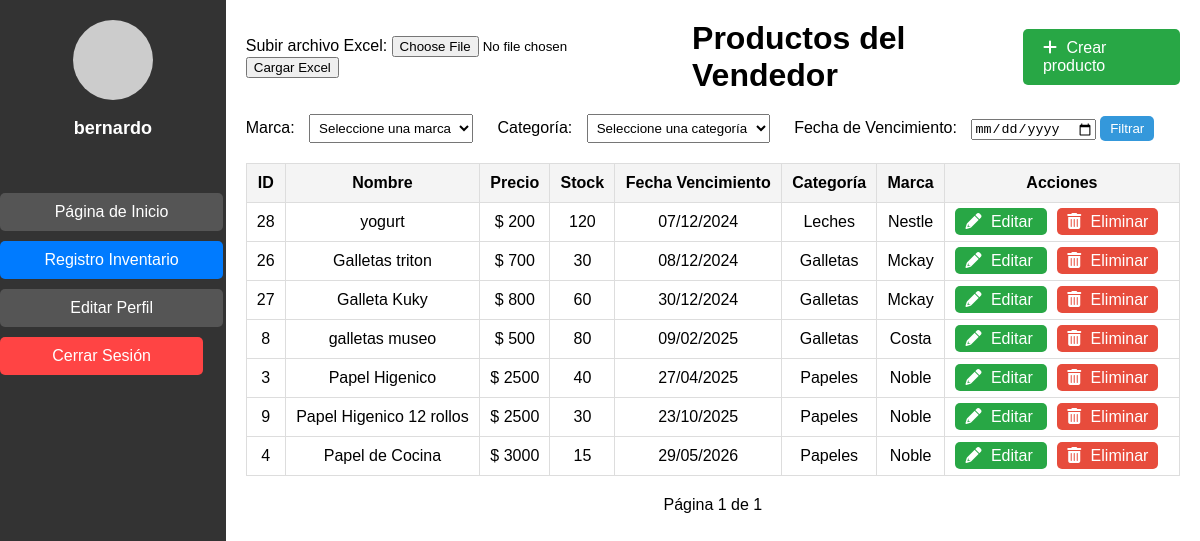
Page /vendedor/ (signed in) on the earlier database version.
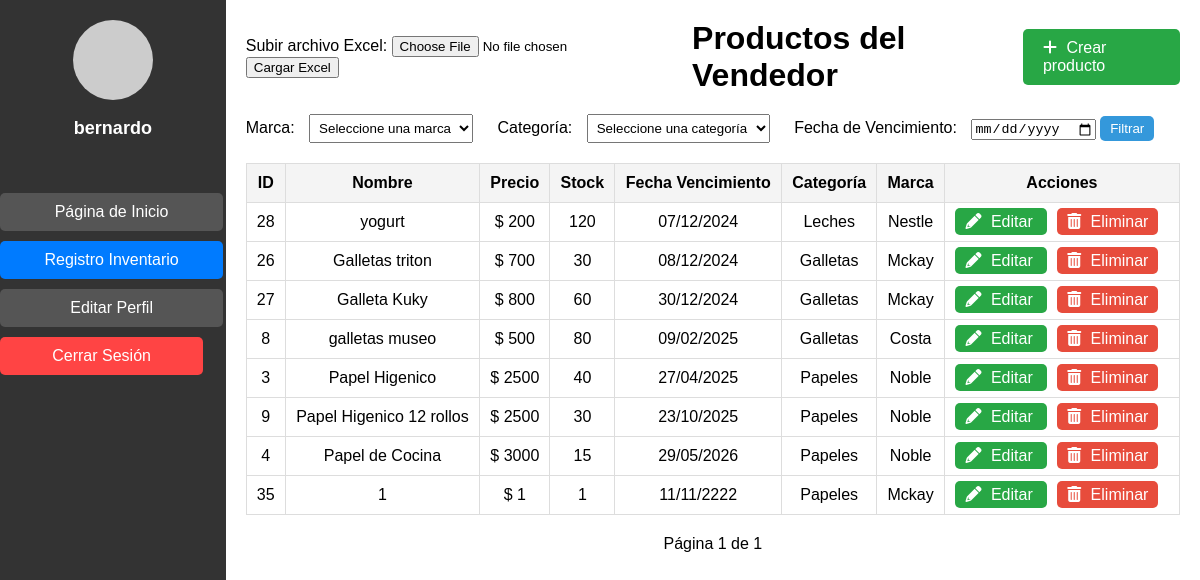
Same page on the later database version.
### pagina/models.py (models this page shows, shortened)
class Producto(models.Model):
    nombre = models.CharField(max_length=100)
    precio = models.DecimalField(max_digits=10, decimal_places=4)
    stock = models.IntegerField()
    descripcion = models.TextField()
    marca = models.ForeignKey(Marca, on_delete=models.CASCADE)
    categoria = models.ForeignKey(Categoria, null=True, blank=True, on_delete=models.SET_NULL)
    fecha_vencimiento = models.DateField(default=timezone.now)

class Categoria(models.Model):
    nombre = models.CharField(max_length=100)

class Marca(models.Model):
    nombre = models.CharField(max_length=100)

### pagina/views.py (the view)
# urls.py: path('vendedor/', vendedor, name='vendedor'),
@login_required
def vendedor(request):
    productos = Producto.objects.all()
    marca_id = request.GET.get('marca')
    if marca_id:
        productos = productos.filter(marca_id=marca_id)
    categoria_id = request.GET.get('categoria')
    if categoria_id:
        productos = productos.filter(categoria_id=categoria_id)
    productos = productos.order_by('fecha_vencimiento')
    paginator = Paginator(productos, 15)  # 15 productos por página
    page_number = request.GET.get('page')
    page_obj = paginator.get_page(page_number)
    marcas = Marca.objects.all()
    categorias = Categoria.objects.all()
    return render(request, 'vendedor.html', {
        'page_obj': page_obj,
        'marcas': marcas,
        'categorias': categorias
    })

### pagina/templates/vendedor.html (shortened to what the changed rows need)
<!DOCTYPE html>
<html lang="es">
<head>
    {% load static %}
    <link rel="stylesheet" href="{% static 'css/vendedor.css' %}">
    <link rel="stylesheet" href="https://cdnjs.cloudflare.com/ajax/libs/font-awesome/6.0.0-beta3/css/all.min.css">
    <link rel="stylesheet" href="{% static 'css/lateral.css' %}">
</head>
<body>
    <div class="main-content">
        <div class="header">
            <h1>Productos del Vendedor</h1>
        </div>
        <table class="product-table">
            <thead>
                <tr>
                    <th>ID</th>
                    <th>Nombre</th>
                    <th>Precio</th>
                    <th>Stock</th>
                    <th>Fecha Vencimiento</th>
                    <th>Categoría</th>
                    <th>Marca</th>
                    <th>Acciones</th>
                </tr>
            </thead>
            <tbody id="product-table-body">
                {% for producto in page_obj %}
                    <tr>
                        <td>{{ producto.id }}</td>
                        <td>{{ producto.nombre }}</td>
                        <td> $ {{ producto.precio|floatformat:0 }}</td>
                        <td>{{ producto.stock }}</td>
                        <td> {{ producto.fecha_vencimiento|date:"d/m/Y" }}</td>
                        <td>{{ producto.categoria.nombre }}</td>
                        <td>{{ producto.marca.nombre }}</td>
                        <td>
                            <a href="{% url 'editar_producto' producto.id %}" class="btn-edit">
                                <i class="fas fa-pencil-alt"></i> Editar
                            </a>
                            <a href="#" class="btn-edit btn-delete" data-id="{{ producto.id }}">
                                <i class="fas fa-trash-alt"></i> Eliminar
                            </a>
                        </td>
                    </tr>
                {% empty %}
                    <tr>
                        <td colspan="8">No hay productos disponibles.</td>
                    </tr>
                {% endfor %}
            </tbody>
        </table>
    </div>
</body>
</html>

Differences in the rows shown:
added Producto: id "35", nombre "1", precio "1", stock "1", fecha_vencimiento "11/11/2222", categoria.nombre "Papeles", marca.nombre "Mckay"
